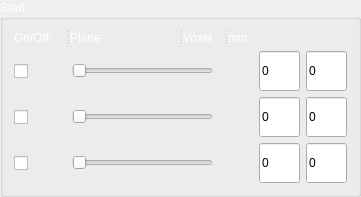
                 <widget class="QGroupBox" name="groupBox_5">
                  <property name="sizePolicy">
                   <sizepolicy hsizetype="MinimumExpanding" vsizetype="MinimumExpanding">
                    <horstretch>0</horstretch>
                    <verstretch>0</verstretch>
                   </sizepolicy>
                  </property>
                  <property name="maximumSize">
                   <size>
                    <width>400</width>
                    <height>16777215</height>
                   </size>
                  </property>
                  <property name="palette">
                   <palette>
                    <active>
                     <colorrole role="WindowText">
                      <brush brushstyle="SolidPattern">
                       <color alpha="255">
                        <red>255</red>
                        <green>255</green>
                        <blue>255</blue>
                       </color>
                      </brush>
                     </colorrole>
                    </active>
                    <inactive>
                     <colorrole role="WindowText">
                      <brush brushstyle="SolidPattern">
                       <color alpha="255">
                        <red>255</red>
                        <green>255</green>
                        <blue>255</blue>
                       </color>
                      </brush>
                     </colorrole>
                    </inactive>
                    <disabled>
                     <colorrole role="WindowText">
                      <brush brushstyle="SolidPattern">
                       <color alpha="255">
                        <red>69</red>
                        <green>69</green>
                        <blue>69</blue>
                       </color>
                      </brush>
                     </colorrole>
                    </disabled>
                   </palette>
                  </property>
                  <property name="title">
                   <string>Start</string>
                  </property>
                  <layout class="QVBoxLayout" name="verticalLayout_5">
                   <item>
                    <widget class="QSplitter" name="splitter">
                     <property name="orientation">
                      <enum>Qt::Horizontal</enum>
                     </property>
                     <widget class="QLabel" name="label_8">
                      <property name="sizePolicy">
                       <sizepolicy hsizetype="Fixed" vsizetype="Preferred">
                        <horstretch>52</horstretch>
                        <verstretch>0</verstretch>
                       </sizepolicy>
                      </property>
                      <property name="minimumSize">
                       <size>
                        <width>52</width>
                        <height>0</height>
                       </size>
                      </property>
                      <property name="maximumSize">
                       <size>
                        <width>52</width>
                        <height>16777215</height>
                       </size>
                      </property>
                      <property name="text">
                       <string>On/Off</string>
                      </property>
                     </widget>
                     <widget class="QLabel" name="label_9">
                      <property name="sizePolicy">
                       <sizepolicy hsizetype="Expanding" vsizetype="Fixed">
                        <horstretch>0</horstretch>
                        <verstretch>0</verstretch>
                       </sizepolicy>
                      </property>
                      <property name="minimumSize">
                       <size>
                        <width>109</width>
                        <height>0</height>
                       </size>
                      </property>
                      <property name="maximumSize">
                       <size>
                        <width>109</width>
                        <height>16777215</height>
                       </size>
                      </property>
                      <property name="text">
                       <string>Plane</string>
                      </property>
                     </widget>
                     <widget class="QLabel" name="label_10">
                      <property name="sizePolicy">
                       <sizepolicy hsizetype="Fixed" vsizetype="Preferred">
                        <horstretch>41</horstretch>
                        <verstretch>0</verstretch>
                       </sizepolicy>
                      </property>
                      <property name="minimumSize">
                       <size>
                        <width>41</width>
                        <height>0</height>
                       </size>
                      </property>
                      <property name="maximumSize">
                       <size>
                        <width>41</width>
                        <height>16777215</height>
                       </size>
                      </property>
                      <property name="text">
                       <string>Voxel</string>
                      </property>
                     </widget>
                     <widget class="QLabel" name="label_11">
                      <property name="sizePolicy">
                       <sizepolicy hsizetype="Fixed" vsizetype="Preferred">
                        <horstretch>41</horstretch>
                        <verstretch>0</verstretch>
                       </sizepolicy>
                      </property>
                      <property name="minimumSize">
                       <size>
                        <width>41</width>
                        <height>0</height>
                       </size>
                      </property>
                      <property name="maximumSize">
                       <size>
                        <width>41</width>
                        <height>16777215</height>
                       </size>
                      </property>
                      <property name="text">
                       <string>mm</string>
                      </property>
                     </widget>
                    </widget>
                   </item>
                   <item>
                    <layout class="QHBoxLayout" name="horizontalLayout_15">
                     <item>
                      <widget class="QCheckBox" name="x_onoff">
                       <property name="sizePolicy">
                        <sizepolicy hsizetype="Fixed" vsizetype="Fixed">
                         <horstretch>52</horstretch>
                         <verstretch>0</verstretch>
                        </sizepolicy>
                       </property>
                       <property name="minimumSize">
                        <size>
                         <width>52</width>
                         <height>40</height>
                        </size>
                       </property>
                       <property name="maximumSize">
                        <size>
                         <width>20</width>
                         <height>40</height>
                        </size>
                       </property>
                       <property name="text">
                        <string/>
                       </property>
                      </widget>
                     </item>
                     <item>
                      <widget class="QSlider" name="x_slider">
                       <property name="sizePolicy">
                        <sizepolicy hsizetype="Expanding" vsizetype="Fixed">
                         <horstretch>0</horstretch>
                         <verstretch>0</verstretch>
                        </sizepolicy>
                       </property>
                       <property name="minimumSize">
                        <size>
                         <width>141</width>
                         <height>40</height>
                        </size>
                       </property>
                       <property name="maximumSize">
                        <size>
                         <width>141</width>
                         <height>40</height>
                        </size>
                       </property>
                       <property name="orientation">
                        <enum>Qt::Horizontal</enum>
                       </property>
                      </widget>
                     </item>
                     <item>
                      <spacer name="horizontalSpacer_28">
                       <property name="orientation">
                        <enum>Qt::Horizontal</enum>
                       </property>
                       <property name="sizeHint" stdset="0">
                        <size>
                         <width>40</width>
                         <height>20</height>
                        </size>
                       </property>
                      </spacer>
                     </item>
                     <item>
                      <widget class="QLineEdit" name="x_voxel">
                       <property name="sizePolicy">
                        <sizepolicy hsizetype="Fixed" vsizetype="Fixed">
                         <horstretch>41</horstretch>
                         <verstretch>22</verstretch>
                        </sizepolicy>
                       </property>
                       <property name="minimumSize">
                        <size>
                         <width>0</width>
                         <height>40</height>
                        </size>
                       </property>
                       <property name="maximumSize">
                        <size>
                         <width>41</width>
                         <height>40</height>
                        </size>
                       </property>
                       <property name="text">
                        <string>0</string>
                       </property>
                       <property name="maxLength">
                        <number>3</number>
                       </property>
                      </widget>
                     </item>
                     <item>
                      <widget class="QLineEdit" name="x_mm">
                       <property name="sizePolicy">
                        <sizepolicy hsizetype="Fixed" vsizetype="Fixed">
                         <horstretch>0</horstretch>
                         <verstretch>0</verstretch>
                        </sizepolicy>
                       </property>
                       <property name="minimumSize">
                        <size>
                         <width>41</width>
                         <height>40</height>
                        </size>
                       </property>
                       <property name="maximumSize">
                        <size>
                         <width>41</width>
                         <height>40</height>
                        </size>
                       </property>
                       <property name="text">
                        <string>0</string>
                       </property>
                       <property name="maxLength">
                        <number>5</number>
                       </property>
                      </widget>
                     </item>
                    </layout>
                   </item>
                   <item>
                    <layout class="QHBoxLayout" name="horizontalLayout_16">
                     <item>
                      <widget class="QCheckBox" name="y_onoff">
                       <property name="sizePolicy">
                        <sizepolicy hsizetype="Fixed" vsizetype="Fixed">
                         <horstretch>52</horstretch>
                         <verstretch>0</verstretch>
                        </sizepolicy>
                       </property>
                       <property name="minimumSize">
                        <size>
                         <width>52</width>
                         <height>40</height>
                        </size>
                       </property>
                       <property name="maximumSize">
                        <size>
                         <width>20</width>
                         <height>40</height>
                        </size>
                       </property>
                       <property name="text">
                        <string/>
                       </property>
                      </widget>
                     </item>
                     <item>
                      <widget class="QSlider" name="y_slider">
                       <property name="sizePolicy">
                        <sizepolicy hsizetype="Expanding" vsizetype="Fixed">
                         <horstretch>0</horstretch>
                         <verstretch>0</verstretch>
                        </sizepolicy>
                       </property>
                       <property name="minimumSize">
                        <size>
                         <width>141</width>
                         <height>40</height>
                        </size>
                       </property>
                       <property name="maximumSize">
                        <size>
                         <width>141</width>
                         <height>40</height>
                        </size>
                       </property>
                       <property name="orientation">
                        <enum>Qt::Horizontal</enum>
                       </property>
                      </widget>
                     </item>
                     <item>
                      <spacer name="horizontalSpacer_29">
                       <property name="orientation">
                        <enum>Qt::Horizontal</enum>
                       </property>
                       <property name="sizeHint" stdset="0">
                        <size>
                         <width>40</width>
                         <height>20</height>
                        </size>
                       </property>
                      </spacer>
                     </item>
                     <item>
                      <widget class="QLineEdit" name="y_voxel">
                       <property name="sizePolicy">
                        <sizepolicy hsizetype="Fixed" vsizetype="Fixed">
                         <horstretch>41</horstretch>
                         <verstretch>22</verstretch>
                        </sizepolicy>
                       </property>
                       <property name="minimumSize">
                        <size>
                         <width>0</width>
                         <height>40</height>
                        </size>
                       </property>
                       <property name="maximumSize">
                        <size>
                         <width>41</width>
                         <height>40</height>
                        </size>
                       </property>
                       <property name="text">
                        <string>0</string>
                       </property>
                       <property name="maxLength">
                        <number>3</number>
                       </property>
                      </widget>
                     </item>
                     <item>
                      <widget class="QLineEdit" name="y_mm">
                       <property name="sizePolicy">
                        <sizepolicy hsizetype="Fixed" vsizetype="Fixed">
                         <horstretch>0</horstretch>
                         <verstretch>0</verstretch>
                        </sizepolicy>
                       </property>
                       <property name="minimumSize">
                        <size>
                         <width>41</width>
                         <height>40</height>
                        </size>
                       </property>
                       <property name="maximumSize">
                        <size>
                         <width>41</width>
                         <height>40</height>
                        </size>
                       </property>
                       <property name="text">
                        <string>0</string>
                       </property>
                       <property name="maxLength">
                        <number>5</number>
                       </property>
                      </widget>
                     </item>
                    </layout>
                   </item>
                   <item>
                    <layout class="QHBoxLayout" name="horizontalLayout_17">
                     <item>
                      <widget class="QCheckBox" name="z_onoff">
                       <property name="sizePolicy">
                        <sizepolicy hsizetype="Fixed" vsizetype="Fixed">
                         <horstretch>52</horstretch>
                         <verstretch>0</verstretch>
                        </sizepolicy>
                       </property>
                       <property name="minimumSize">
                        <size>
                         <width>52</width>
                         <height>40</height>
                        </size>
                       </property>
                       <property name="maximumSize">
                        <size>
                         <width>20</width>
                         <height>40</height>
                        </size>
                       </property>
                       <property name="text">
                        <string/>
                       </property>
                      </widget>
                     </item>
                     <item>
                      <widget class="QSlider" name="z_slider">
                       <property name="sizePolicy">
                        <sizepolicy hsizetype="Expanding" vsizetype="Fixed">
                         <horstretch>0</horstretch>
                         <verstretch>0</verstretch>
                        </sizepolicy>
                       </property>
                       <property name="minimumSize">
                        <size>
                         <width>141</width>
                         <height>40</height>
                        </size>
                       </property>
                       <property name="maximumSize">
                        <size>
                         <width>141</width>
                         <height>40</height>
                        </size>
                       </property>
                       <property name="orientation">
                        <enum>Qt::Horizontal</enum>
                       </property>
                      </widget>
                     </item>
                     <item>
                      <spacer name="horizontalSpacer_30">
                       <property name="orientation">
                        <enum>Qt::Horizontal</enum>
                       </property>
                       <property name="sizeHint" stdset="0">
                        <size>
                         <width>40</width>
                         <height>20</height>
                        </size>
                       </property>
                      </spacer>
                     </item>
                     <item>
                      <widget class="QLineEdit" name="z_voxel">
                       <property name="sizePolicy">
                        <sizepolicy hsizetype="Fixed" vsizetype="Fixed">
                         <horstretch>41</horstretch>
                         <verstretch>22</verstretch>
                        </sizepolicy>
                       </property>
                       <property name="minimumSize">
                        <size>
                         <width>0</width>
                         <height>40</height>
                        </size>
                       </property>
                       <property name="maximumSize">
                        <size>
                         <width>41</width>
                         <height>40</height>
                        </size>
                       </property>
                       <property name="text">
                        <string>0</string>
                       </property>
                       <property name="maxLength">
                        <number>3</number>
                       </property>
                      </widget>
                     </item>
                     <item>
                      <widget class="QLineEdit" name="z_mm">
                       <property name="sizePolicy">
                        <sizepolicy hsizetype="Fixed" vsizetype="Fixed">
                         <horstretch>0</horstretch>
                         <verstretch>0</verstretch>
                        </sizepolicy>
                       </property>
                       <property name="minimumSize">
                        <size>
                         <width>41</width>
                         <height>40</height>
                        </size>
                       </property>
                       <property name="maximumSize">
                        <size>
                         <width>41</width>
                         <height>40</height>
                        </size>
                       </property>
                       <property name="text">
                        <string>0</string>
                       </property>
                       <property name="maxLength">
                        <number>5</number>
                       </property>
                      </widget>
                     </item>
                    </layout>
                   </item>
                  </layout>
                 </widget>
